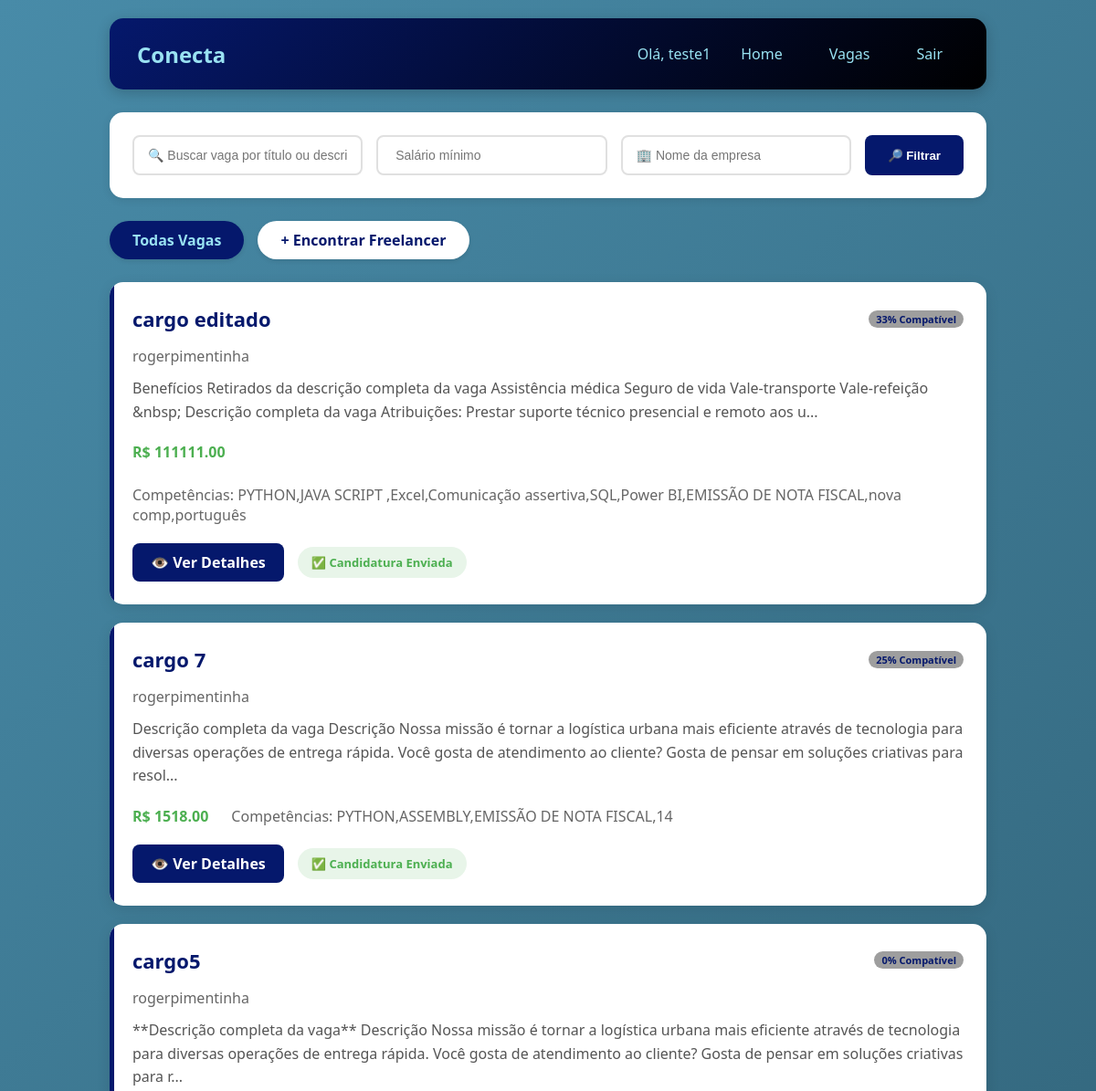
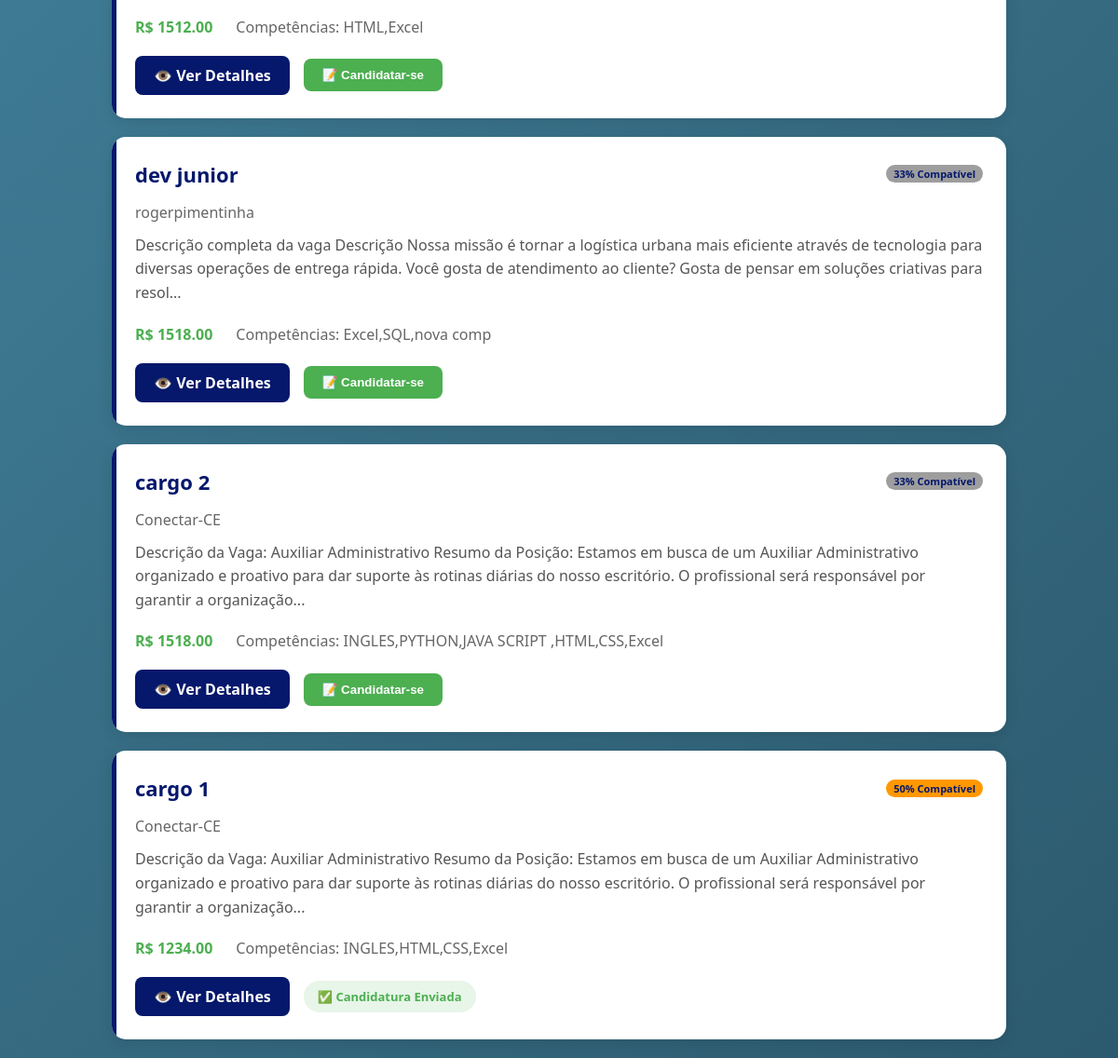
/vagas (signed in), run on an earlier commit of the app's database (2 pictures, top to bottom).
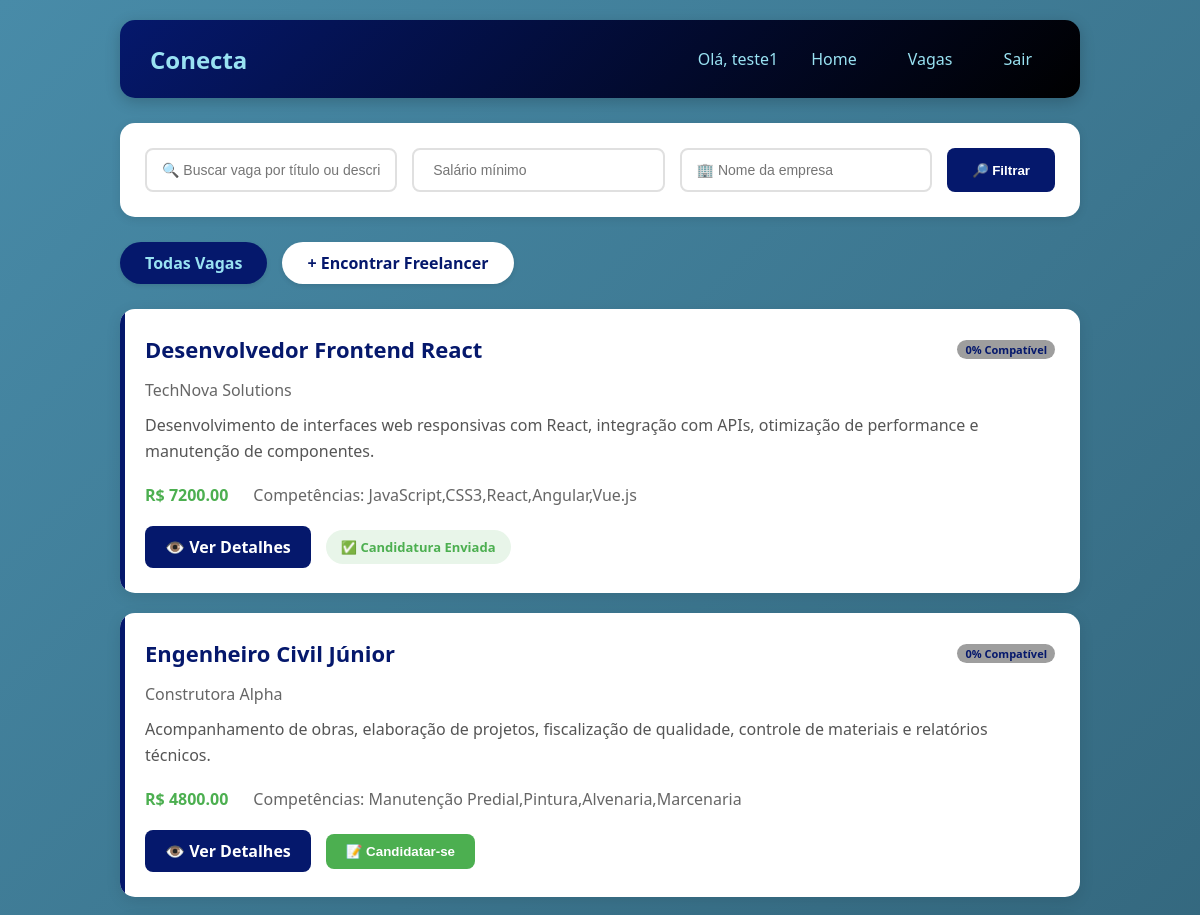
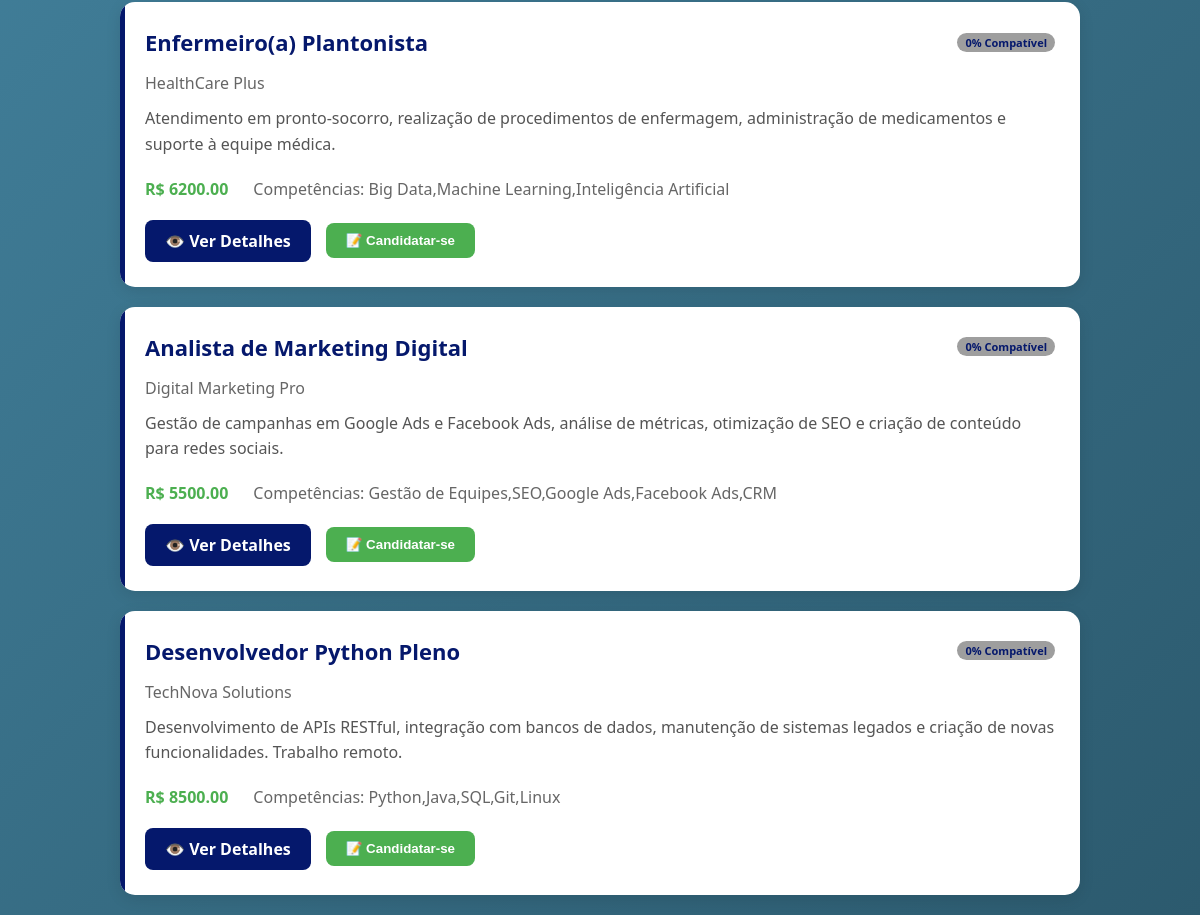
And on a later commit of the database (2 pictures, top to bottom).
### tables this page shows
CREATE TABLE vagas (
        id_vaga INTEGER PRIMARY KEY AUTOINCREMENT,
        titulo TEXT,
        descricao TEXT,
        salario REAL,
        cidade TEXT,
        regime TEXT,
        status TEXT DEFAULT 'ativa',
        data_publicacao TIMESTAMP DEFAULT CURRENT_TIMESTAMP,
        id_empresa INTEGER ,
        FOREIGN KEY (id_empresa) REFERENCES empresas (id_empresa)
    );

### routes/route_vagas.py (the view)
@bp_vagas.route('/vagas')
def listar_vagas():
    if 'usuario_id' not in session :
        return redirect('/')
    busca = request.args.get('busca', '')
    salario_min = request.args.get('salario_min', '')
    empresa = request.args.get('empresa', '')
    salario_min_float = float(salario_min) if salario_min else None
    vagas = Vaga.listar_todas(
        busca=busca if busca else None,
        salario_min=salario_min_float,
        empresa=empresa if empresa else None
    )
    id_funcionario = session['usuario_id']
    vagas_formatadas = []
    for vaga in vagas:
        vaga_dict = dict(vaga)
        vaga_dict['match_percent'] = Match.calcular(id_funcionario, vaga_dict['id_vaga'])
        vaga_dict['candidatou'] = CandidaturaCRUD.verificar_candidatura(id_funcionario, vaga_dict['id_vaga'])
        vagas_formatadas.append(vaga_dict)
    return render_template('vaga/vagas_listar.html', vagas=vagas_formatadas)

### CRUDs/candidatura.py (called while the page is built)
    @staticmethod
    def verificar_candidatura(id_funcionario, id_vaga):
        conn = get_connection()
        try:
            cursor = conn.cursor()
            cursor.execute('''
                SELECT 1 FROM candidaturas
                WHERE id_funcionario = ? AND id_vaga = ?
            ''', (id_funcionario, id_vaga))
            return cursor.fetchone() is not None
        finally:
            conn.close()

    @staticmethod
    def calcular(id_funcionario, id_vaga):
        conn = get_connection()
        try:
            cursor = conn.cursor()
            cursor.execute('SELECT COUNT(*) as total FROM vaga_competencias WHERE id_vaga = ?', (id_vaga,))
            total_vaga = cursor.fetchone()['total']
            if total_vaga == 0:
                return 0
            cursor.execute('''
                SELECT COUNT(*) as match
                FROM funcionario_competencias
                WHERE id_funcionario = ?
                AND id_competencia IN (SELECT id_competencia FROM vaga_competencias WHERE id_vaga = ?)
            ''', (id_funcionario, id_vaga))
            match_comp = cursor.fetchone()['match']
            percent_comp = (match_comp / total_vaga) * 100  #
            return round(percent_comp)
        finally:
            conn.close()

### database/connect.py (called while the page is built)
def get_connection():
    conn = sqlite3.connect(Config.DB_PATH)
    conn.execute("PRAGMA foreign_keys = ON;")
    conn.row_factory = sqlite3.Row
    return conn

### models/model_vagas.py (called while the page is built)
    @staticmethod
    def listar_todas(busca=None, salario_min=None, empresa=None, filtros=None):
        if filtros is None:
            filtros = {
                'busca': busca,
                'salario_min': salario_min,
                'empresa': empresa
        }
        return VagaCRUD.listar_todas(filtros)

    @staticmethod
    def calcular(id_funcionario, id_vaga):
        if id_funcionario <= 0 or id_vaga <= 0:
            return 0
        return MatchCRUD.calcular(id_funcionario, id_vaga)

### templates/vaga/vagas_listar.html (shortened to what this page needs)
<!DOCTYPE html>
<html lang="pt-br">
<head>
    <link rel="stylesheet" href="../static/css/vaga/vagas_list.css">
</head>
<body>
{% extends "menu.html" %}
{% block content %}
        <div class="filtros">
            <form method="GET" action="{{ url_for('vagas.listar_vagas') }}">
                <input type="text" name="busca" placeholder="🔍 Buscar vaga por título ou descrição..." value="{{ busca or '' }}">
                <input type="number" name="salario_min" placeholder=" Salário mínimo" value="{{ salario_min or '' }}" step="1000">
                <input type="text" name="empresa" placeholder="🏢 Nome da empresa" value="{{ empresa or '' }}">
                <button type="submit" class="btn-filtrar">🔎 Filtrar</button>
            </form>
        </div>
        <div class="nav-links">
            <a href="{{ url_for('vagas.listar_vagas') }}" class="btn-link {% if request.endpoint == 'vagas.listar_vagas' %}active{% endif %}"> Todas Vagas</a>
            <a href="{{ url_for('freelancer.buscar_freelancer') }}" class="btn-link">+ Encontrar Freelancer</a>
        </div>
        <div class="vagas-container">
            {% if vagas %}
                {% for vaga in vagas %}
                    <div class="vaga-card">
                        <div class="vaga-header">
                            <h2>{{ vaga.titulo }}</h2>
                            {%if session.get('tipo') == 'funcionario' %}
                            {% set match = vaga.get('match_percent', 0) %}
                            <div class="match-badge
                                {% if match >= 70 %}high
                                {% elif match >= 40 %}medium
                                {% else %}low{% endif %}">
                                {{ match }}% Compatível
                            </div>
                            {% endif %}
                        </div>
                        <div class="empresa">{{ vaga.empresa_nome }}</div>
                        <p class="descricao">
                            {{ vaga.descricao[:250] }}{% if vaga.descricao|length > 250 %}...{% endif %}
                        </p>
                        <div class="info">
                            <div class="salario">
                                {% if vaga.salario %}
                                    R$ {{ "%.2f"|format(vaga.salario) }}
                                {% else %}
                                    Salário a combinar
                                {% endif %}
                            </div>
                            <div class="competencias">
                                Competências: {{ vaga.competencias or 'Não especificadas' }}
                            </div>
                        </div>
                        <div class="acoes">
                            <a href="{{ url_for('candidatar_se.detalhe_vaga', id_vaga=vaga.id_vaga) }}" class="btn-ver">👁️ Ver Detalhes</a>
                            {% if vaga.get('candidatou') %}
                                <span class="badge-candidatado">✅ Candidatura Enviada</span>
                            {% else %}
                            {% if session.get('tipo') == 'funcionario' %}
                                <form action="{{ url_for('candidatar_se.candidatar_vaga', id_vaga=vaga.id_vaga) }}" method="POST" style="display: inline;">
                                    <button type="submit" class="btn-candidatar">📝 Candidatar-se</button>
                                </form>
                            {% endif %}
                            {% endif %}
                        </div>
                    </div>
                {% endfor %}
            {% endif %}
        </div>
    </div>
{% endblock %}

### templates/menu.html (shortened to what this page needs)
<!DOCTYPE html>
<html lang="pt-br">
<head>
    <link rel="stylesheet" href="{{ url_for('static', filename='css/home/homef.css') }}">
</head>
<body>
    <div class="container">
        <div class="header">
            <div class="logo">Conecta</div>
            <div class="user-info">
                <span>Olá, {{ session.usuario_nome }}</span>
                <a href="/home" class="btn-back">Home</a>
                <a href="/vagas" class="btn-back">Vagas</a>
                <a href="/logout" class="btn-logout">Sair</a>
            </div>
        </div>
        <div class="content">
            {% block content %}
            {% endblock %}
        </div>
</body>
</html>

### static/css/vaga/vagas_list.css (style rules this page uses)
* { margin: 0; padding: 0; box-sizing: border-box; }
body { font-family: 'Segoe UI', Tahoma, Geneva, Verdana, sans-serif; background: linear-gradient(135deg, #488BA8 0%, #2c5a6e 100%); min-height: 100vh; }
.container { max-width: 1000px; margin: 0 auto; padding: 20px; }
.header { background: linear-gradient(135deg, #05186c 0%, #000000 100%); color: #99E2F2; padding: 20px 30px; border-radius: 15px; display: flex; justify-content: space-between; align-items: center; margin-bottom: 25px; box-shadow: 0 4px 15px rgba(0,0,0,0.2); }
.user-info { display: flex; gap: 15px; align-items: center; }
.user-info span { font-weight: 500; }
.btn-back, .btn-logout { color: #99E2F2; text-decoration: none; padding: 8px 18px; border-radius: 8px; transition: all 0.3s; font-weight: 500; }
.filtros { background: white; padding: 25px; border-radius: 15px; margin-bottom: 25px; box-shadow: 0 2px 10px rgba(0,0,0,0.1); }
.filtros form { display: flex; gap: 15px; flex-wrap: wrap; }
.filtros input { flex: 1; min-width: 200px; padding: 12px 15px; border: 2px solid #e0e0e0; border-radius: 8px; font-size: 14px; transition: border-color 0.3s; }
.btn-filtrar { background: #05186c; color: white; border: none; padding: 12px 25px; border-radius: 8px; cursor: pointer; font-weight: bold; transition: all 0.3s; }
.nav-links { display: flex; gap: 15px; margin-bottom: 25px; flex-wrap: wrap; }
.btn-link { padding: 10px 25px; background: white; color: #05186c; text-decoration: none; border-radius: 25px; font-weight: 600; transition: all 0.3s; box-shadow: 0 2px 5px rgba(0,0,0,0.1); }
.btn-link.active { background: #05186c; color: #99E2F2; }
.vagas-container { display: grid; gap: 20px; }
.vaga-card { background: white; border-radius: 15px; padding: 25px; box-shadow: 0 4px 15px rgba(0,0,0,0.1); transition: all 0.3s; position: relative; overflow: hidden; }
.vaga-card::before { content: ''; position: absolute; top: 0; left: 0; width: 5px; height: 100%; background: #05186c; }
.vaga-header { display: flex; justify-content: space-between; align-items: center; margin-bottom: 15px; flex-wrap: wrap; gap: 10px; }
.vaga-header h2 { color: #05186c; font-size: 22px; }
.match-badge { padding: 6px 15px; border-radius: 25px; color: white; font-size: 13px; font-weight: bold; }
.match-badge.low { background: #9E9E9E; }
.empresa { color: #666; margin-bottom: 12px; font-weight: 500; }
.descricao { color: #555; margin-bottom: 20px; line-height: 1.6; }
.info { display: flex; gap: 25px; margin-bottom: 20px; flex-wrap: wrap; }
.salario { color: #4CAF50; font-weight: bold; }
.competencias { color: #666; }
.acoes { display: flex; gap: 15px; align-items: center; flex-wrap: wrap; }
.btn-ver { background: #05186c; color: white; padding: 10px 20px; border-radius: 8px; text-decoration: none; font-weight: 600; transition: all 0.3s; display: inline-block; }
.btn-candidatar { background: #4CAF50; color: white; padding: 10px 20px; border: none; border-radius: 8px; cursor: pointer; font-weight: 600; transition: all 0.3s; }
.badge-candidatado { background: #e8f5e9; color: #4CAF50; padding: 8px 15px; border-radius: 25px; font-size: 13px; font-weight: 600; }

### static/css/home/homef.css (style rules this page uses)
* { margin: 0; padding: 0; box-sizing: border-box; }
body { font-family: 'Segoe UI', Tahoma, Geneva, Verdana, sans-serif; background: linear-gradient(135deg, #488BA8 0%, #2c5a6e 100%); min-height: 100vh; }
.container { max-width: 1000px; margin: 0 auto; padding: 20px; }
.header { background: linear-gradient(135deg, #05186c 0%, #000000 100%); color: #99E2F2; padding: 20px 30px; border-radius: 15px; display: flex; justify-content: space-between; align-items: center; margin-bottom: 25px; box-shadow: 0 4px 15px rgba(0,0,0,0.2); }
.logo { font-size: 24px; font-weight: bold; color: #99E2F2; }
.user-info { display: flex; gap: 15px; align-items: center; margin-left: auto; }
.btn-back, .btn-logout { color: #99E2F2; text-decoration: none; padding: 8px 18px; border-radius: 8px; transition: 0.3s; font-weight: 500; }
.match-badge { background: #e8f0fe; color: #05186c; padding: 2px 8px; border-radius: 12px; font-size: 11px; font-weight: 600; }

What changed in the data, as far as the page shows it:
removed vagas: titulo "cargo editado", match "33", empresa_nome "rogerpimentinha", descricao "Benefícios Retirados da descrição completa da vaga Assistência médica Seguro de vida Vale-transporte Vale-refeição &nbsp; Descrição completa da vaga Atribuições: Prestar suporte técnico presencial e remoto aos u", salario "111111.00", competencias "PYTHON,JAVA SCRIPT ,Excel,Comunicação assertiva,SQL,Power BI,EMISSÃO DE NOTA FISCAL,nova comp,português", shows "✅ Candidatura Enviada"
removed vagas: titulo "cargo 7", match "25", empresa_nome "rogerpimentinha", descricao "Descrição completa da vaga Descrição Nossa missão é tornar a logística urbana mais eficiente através de tecnologia para diversas operações de entrega rápida. Você gosta de atendimento ao cliente? Gosta de pensar em soluções criativas para resol", salario "1518.00", competencias "PYTHON,ASSEMBLY,EMISSÃO DE NOTA FISCAL,14", shows "✅ Candidatura Enviada"
added vagas: titulo "Desenvolvedor Frontend React", match "0", empresa_nome "TechNova Solutions", descricao "Desenvolvimento de interfaces web responsivas com React, integração com APIs, otimização de performance e manutenção de componentes.", salario "7200.00", competencias "JavaScript,CSS3,React,Angular,Vue.js", shows "✅ Candidatura Enviada"
changed vagas: titulo "cargo5" → "Engenheiro Civil Júnior"; empresa_nome "rogerpimentinha" → "Construtora Alpha"; descricao "**Descrição completa da vaga** Descrição Nossa missão é tornar a logística urbana mais eficiente através de tecnologia para diversas operações de entrega rápida. Você gosta de atendimento ao cliente? Gosta de pensar em soluções criativas para r" → "Acompanhamento de obras, elaboração de projetos, fiscalização de qualidade, controle de materiais e relatórios técnicos."; salario "1512.00" → "4800.00"; competencias "HTML,Excel" → "Manutenção Predial,Pintura,Alvenaria,Marcenaria"; no longer shows "..."
changed vagas: titulo "dev junior" → "Enfermeiro(a) Plantonista"; match "33" → "0"; empresa_nome "rogerpimentinha" → "HealthCare Plus"; descricao "Descrição completa da vaga Descrição Nossa missão é tornar a logística urbana mais eficiente através de tecnologia para diversas operações de entrega rápida. Você gosta de atendimento ao cliente? Gosta de pensar em soluções criativas para resol" → "Atendimento em pronto-socorro, realização de procedimentos de enfermagem, administração de medicamentos e suporte à equipe médica."; salario "1518.00" → "6200.00"; competencias "Excel,SQL,nova comp" → "Big Data,Machine Learning,Inteligência Artificial"; no longer shows "..."
changed vagas: titulo "cargo 2" → "Analista de Marketing Digital"; match "33" → "0"; empresa_nome "Conectar-CE" → "Digital Marketing Pro"; descricao "Descrição da Vaga: Auxiliar Administrativo Resumo da Posição: Estamos em busca de um Auxiliar Administrativo organizado e proativo para dar suporte às rotinas diárias do nosso escritório. O profissional será responsável por garantir a organização" → "Gestão de campanhas em Google Ads e Facebook Ads, análise de métricas, otimização de SEO e criação de conteúdo para redes sociais."; salario "1518.00" → "5500.00"; competencias "INGLES,PYTHON,JAVA SCRIPT ,HTML,CSS,Excel" → "Gestão de Equipes,SEO,Google Ads,Facebook Ads,CRM"; no longer shows "..."
changed vagas: titulo "cargo 1" → "Desenvolvedor Python Pleno"; match "50" → "0"; empresa_nome "Conectar-CE" → "TechNova Solutions"; descricao "Descrição da Vaga: Auxiliar Administrativo Resumo da Posição: Estamos em busca de um Auxiliar Administrativo organizado e proativo para dar suporte às rotinas diárias do nosso escritório. O profissional será responsável por garantir a organização" → "Desenvolvimento de APIs RESTful, integração com bancos de dados, manutenção de sistemas legados e criação de novas funcionalidades. Trabalho remoto."; salario "1234.00" → "8500.00"; competencias "INGLES,HTML,CSS,Excel" → "Python,Java,SQL,Git,Linux"; text "✅ Candidatura Enviada" → "📝 Candidatar-se"; no longer shows "..."
